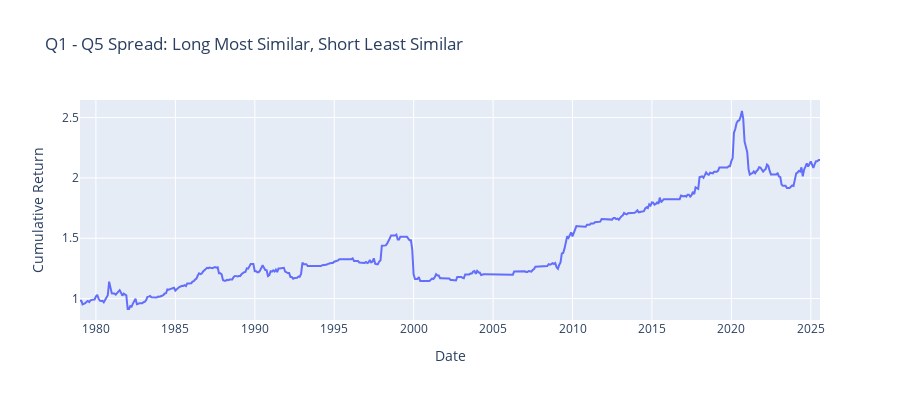

Source (notebook cell):
### Code cell
# Compute Q1 - Q5 spread (long most similar, short least similar)
q1_q5_spread = portfolio_returns_by_quintile[1] - portfolio_returns_by_quintile[5]
q1_q5_spread = q1_q5_spread.dropna()

print("Q1 - Q5 Spread Performance:")
spread_metrics = compute_performance_metrics(q1_q5_spread)
for k, v in spread_metrics.items():
    print(f"  {k}: {v}")

# Plot spread cumulative return
cum_spread = (1 + q1_q5_spread).cumprod()
fig = px.line(
    x=cum_spread.index,
    y=cum_spread.values,
    title='Q1 - Q5 Spread: Long Most Similar, Short Least Similar',
    labels={'x': 'Date', 'y': 'Cumulative Return'}
)
fig.update_layout(height=400)
fig.show()

### Figure 1 — Plotly figure (JSON) as saved in the notebook; plotly's stock layout.template omitted (floating-point values rounded to 4 significant figures; data arrays with more than 128 entries replaced by an {"elided": "..."} marker saying what was removed)
{"data": [{"hovertemplate": "Date=%{x}<br>Cumulative Return=%{y}<extra></extra>", "legendgroup": "", "line": {"color": "#636efa", "dash": "solid"}, "marker": {"symbol": "circle"}, "mode": "lines", "name": "", "orientation": "v", "showlegend": false, "type": "scatter", "x": {"elided": "560 str values"}, "xaxis": "x", "y": {"elided": "560 float values"}, "yaxis": "y"}], "layout": {"height": 400, "legend": {"tracegroupgap": 0}, "title": {"text": "Q1 - Q5 Spread: Long Most Similar, Short Least Similar"}, "xaxis": {"anchor": "y", "domain": [0, 1], "title": {"text": "Date"}}, "yaxis": {"anchor": "x", "domain": [0, 1], "title": {"text": "Cumulative Return"}}}}
